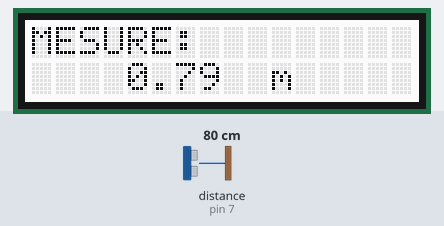
This sketch was run on a simulated Arduino Uno, built with avr-gcc and run on an emulated ATmega328P. Shown: 16×2 character LCD. The test bench sets the inputs (shaded band); at power-on: distance to the obstacle (sensor on pin 7) 80 cm.

Above: at 1.2 s.
1.3 s: distance to the obstacle (sensor on pin 7) set to 2 cm
At 1.9 s:
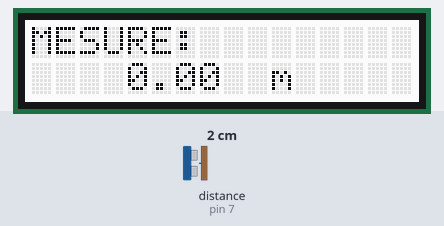
2.9 s: distance to the obstacle (sensor on pin 7) set to 4 cm
At 4.2 s:
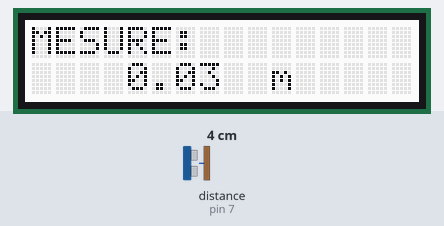
4.5 s: distance to the obstacle (sensor on pin 7) set to 9 cm
At 5.2 s:
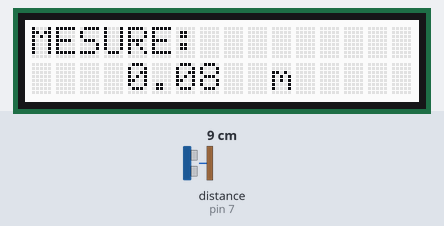
Timing chart, 0 to 7.5 s (numbered marks = the images above; inputs shaded):
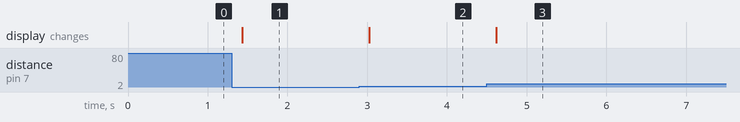

The sketch:

ex4-b.ino
```cpp
#include <Wire.h>
#include "rgb_lcd.h"
rgb_lcd lcd;
#include "Ultrasonic.h"
Ultrasonic ultrasonic(7);


void setup()
{
  lcd.begin(16, 2);
}


void loop()
{
  long RangeInInches;
  long RangeInCentimeters;
  lcd.setCursor(0, 0);
  lcd.print("MESURE:");
  RangeInInches = ultrasonic.MeasureInInches();
  lcd.setCursor(4, 1);
  lcd.print(RangeInInches*0.0254);
  lcd.print("  m");
  delay(250);
}
```

Measured:
- after the input at 1.3 s, the display: changes after 0.13 s (image 1)
- after the input at 2.9 s, the display: changes after 0.12 s (image 2)
- after the input at 4.5 s, the display: changes after 0.12 s (image 3)
